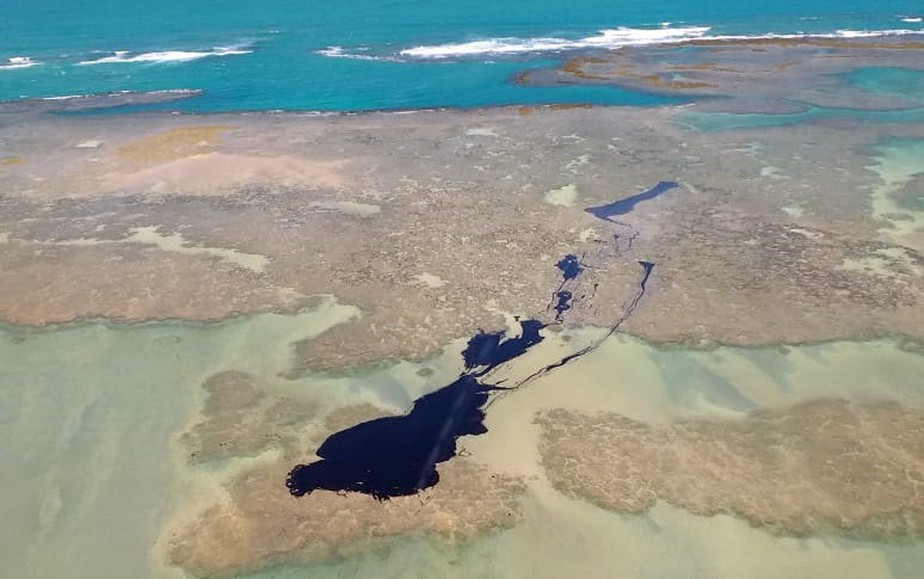
#> input picture aula-bordas-contornos/imagens/petroleo-pernambuco.jpeg, 924 x 579 px
$ jupyter execute bordas-contornos.ipynb   (shell and % lines are left out)   (older library calls are emulated)
#> lines starting #> are read from the running program, lines starting #| are printed output that depends on the picture; after the words box and inside, x2 and y2 are one past the last pixel; in counts of white or black regions, pixels touching at a corner belong together
# Detecção de bordas e contornos

Em 2019 houve uma série de manchas de petróleo nas praias nordestinas, causando um grande impacto nas comunidades e toda uma preocupação de como evitar que casos como esse possam prejudicar comunidades e todo o ecossistema envolvido.

Naquele mesmo ano a NASA organizou um hackathon para desafiar soluções para problemas como este, da qual um grupo do Brasil foi vencedor. [Neste](https://hipsters.tech/hackathons-nasa-e-manchas-de-oleo-hipsters-ponto-tech-178/) episódio do podcast Hipsters.tech tem mais detalhes.

Utilizando ferramentas de visão computacional iremos identificar uma mancha de petróleo de uma imagem de satélite e estimar o seu tamanho como forma de alertar as autoridades para ações mais rápidas, supondo todo um sistema integrado.

Para realizar esta análise, serão utilizando os seguintes conceitos de visão computacional:

1. Espaço de cores
2. Suavização
3. Limiarização
4. Identificação de bordas
5. Identificação de contornos

Circulou na [imprensa](https://g1.globo.com/natureza/desastre-ambiental-petroleo-praias/noticia/2019/10/17/as-possiveis-razoes-da-volta-do-oleo-as-praias-do-nordeste-que-ja-haviam-se-livrado-dele.ghtml) de 2019 imagens como a abaixo, obtidas por satélites para exibir a extensão das manchas e seus potenciais danos na vida marinha.

## Bibliotecas necessárias

Vamos trabalhar com o OpenCV e algumas outras bibliotecas de suporte, como o Numpy para matrizes e o Matplotlib para exibição das imagens.

[cell 1]
import numpy as np
import matplotlib.pyplot as plt
import cv2

#Exibição na mesma tela do Jupyter

Vamos baixar a imagem deste projeto.

[cell 2]
%cd fiap-on-visao-computacional/aula-bordas-contornos

## Pré-processando a imagem

Lendo a imagem originalmente e trabalhando com o espaço de cores para melhor identificar os contornos e bordas.

[cell 3]
imagem = cv2.imread("imagens/petroleo-pernambuco.jpeg")
#> imagem is the input picture: shape (579, 924, 3); mean B, G, R 141.2, 150.8, 143.4
imagem = cv2.cvtColor(imagem, cv2.COLOR_BGR2RGB)

[cell 4]
plt.figure(figsize=(20,10))
plt.imshow(imagem)

Para identificarmos os contornos da mancha, precisamos converter a imagem em escala de cinza.

[cell 5]
imagem_gray = cv2.cvtColor(imagem, cv2.COLOR_RGB2GRAY)
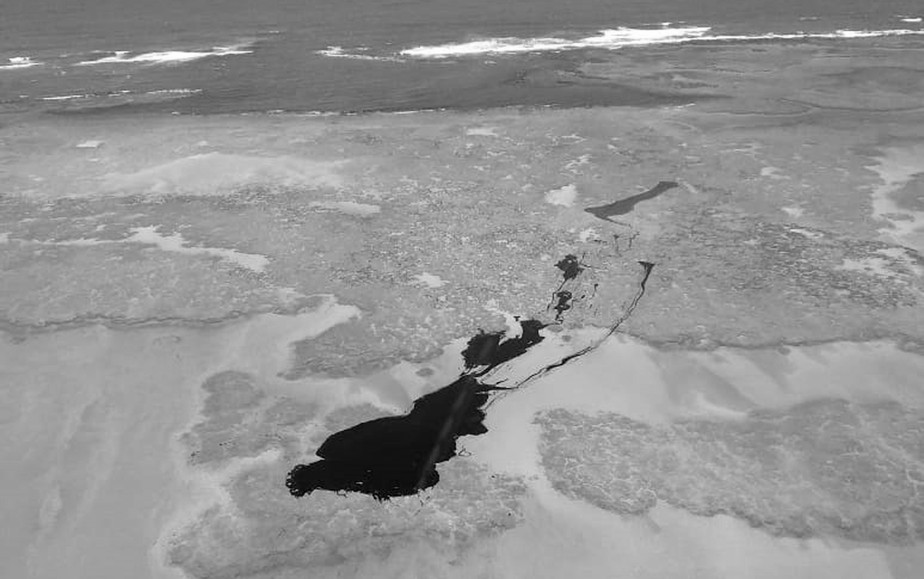
#> imagem_gray: shape (579, 924); min 1, max 255, mean 147.5

plt.figure(figsize=(20, 10))
plt.imshow(imagem_gray, cmap="gray")

Uma técnica que ajuda a remover ruídos da imagem e destacar melhor as bordas é a suavização seguida de limizarização.
Vamos começar limiarizando a imagem.

[cell 6]
imagem_gray_suav = cv2.GaussianBlur(imagem_gray, (19,19), 0)
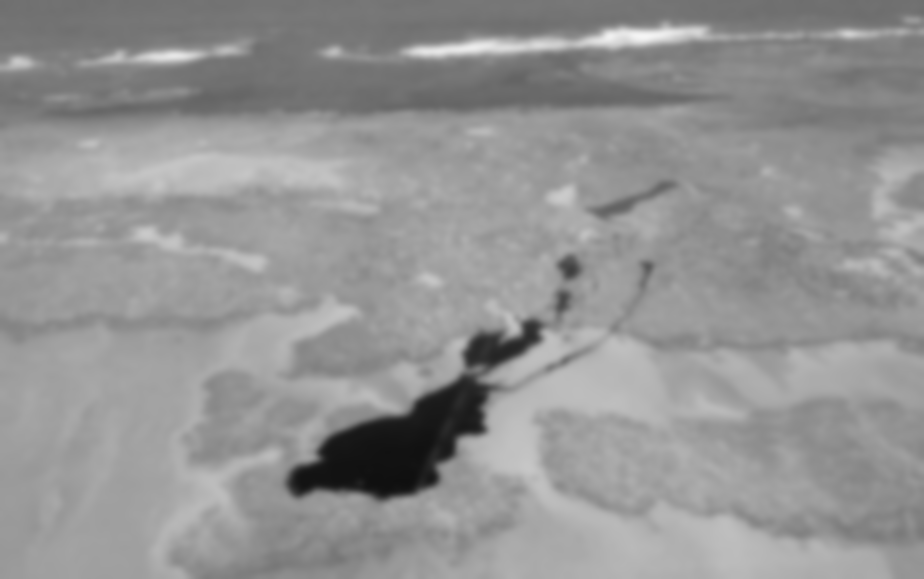
#> imagem_gray_suav: shape (579, 924); min 15, max 245, mean 147.5

plt.figure(figsize=(20, 10))
plt.imshow(imagem_gray_suav, cmap="gray")

Agora, vamos limirizar a imagem na intensidade de pixel de 95, ou seja, tudo que for menor que esse limiar será removido da imagem.

[cell 7]
ret, imagem_gray_lim = cv2.threshold(imagem_gray_suav, 95, 255, cv2.THRESH_BINARY)
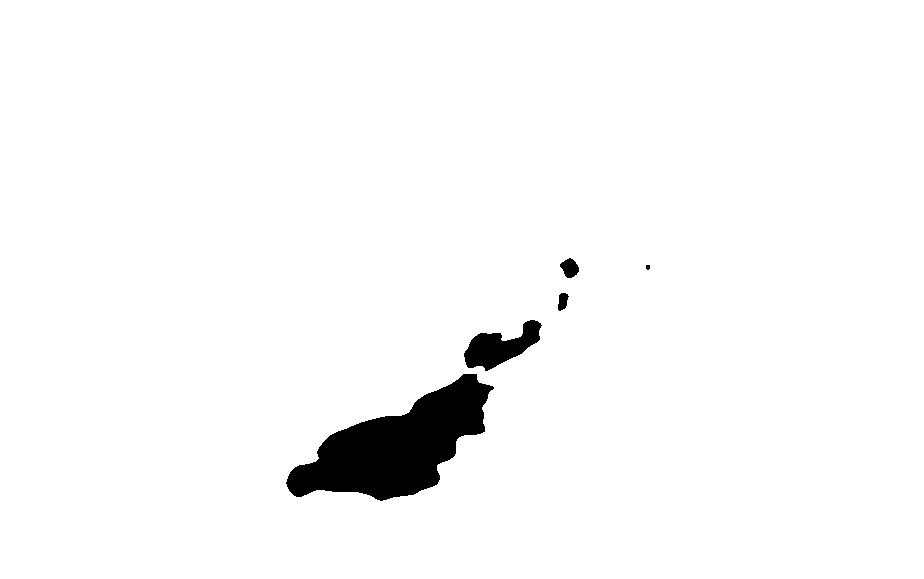
#> imagem_gray_lim: shape (579, 924); 97.1% white; 5 black regions (1 under 20 px), largest, box (x1, y1, x2, y2) and area: (286, 374, 494, 501) 12975, (464, 320, 542, 371) 1953, (560, 258, 579, 278) 254, (558, 293, 569, 311) 139

plt.figure(figsize=(20, 10))
plt.imshow(imagem_gray_lim, cmap="gray")

## Identificando bordas

Nosso próximo passo é encontrar as bordas na imagem limiarizada, a qual está mais clara e pronto para o algoritmo maximizar as detecções.

[cell 8]
imagem_bordas = cv2.Canny(imagem_gray_lim, 1, 100)
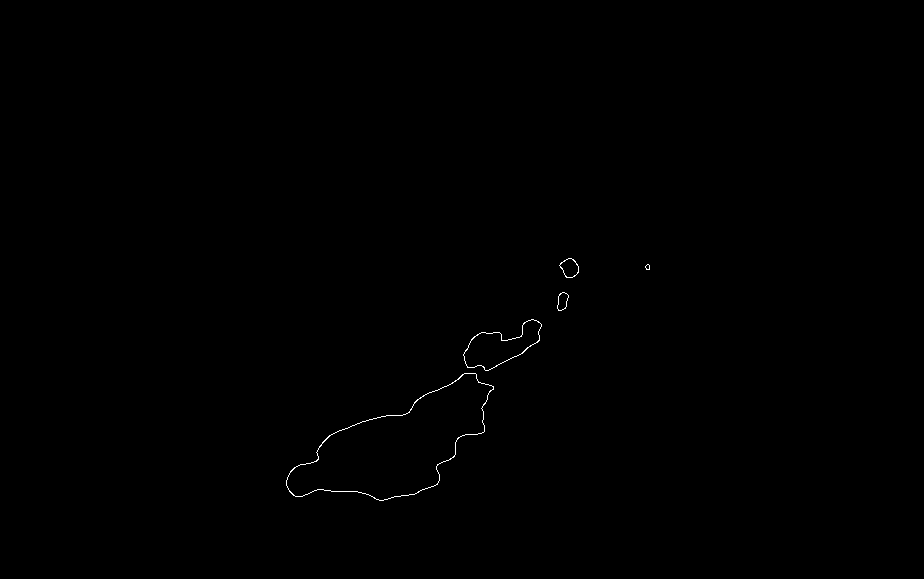
#> imagem_bordas: shape (579, 924); 0.17% white in thin lines or dots, all inside (x1, y1, x2, y2) = (286, 258, 650, 501)

plt.figure(figsize=(20, 20))
plt.imshow(imagem_bordas, cmap="gray")

## Obtendo os contornos

Com as bordas definidas, agora vamos encontrar os contornos a partir delas e também verificar o valor das áreas. Note que como as imagens originais são dadas em pixel o cálculo das áreas são em pixel quadrado. Uma vez que tenhamos a escala da imagem é possível estimar o valor correto da área da mancha.

[cell 9]
_, contornos, _ = cv2.findContours(imagem_bordas, cv2.RETR_EXTERNAL, cv2.CHAIN_APPROX_SIMPLE)
#> contornos = 5 contours, 1 with area under 20; largest, box (x1, y1, x2, y2) and area: (286, 373, 494, 501) 12966, (463, 319, 542, 371) 1975, (559, 258, 579, 278) 254, (557, 292, 569, 311) 142

len(contornos)
#> Out = 5

Encontramos 5 manchas, com o intuito de priorizar podemos verificar o valor das áreas e separar aquelas com maior área para envio de alertas, por exemplo.

[cell 10]
imagem_contorno = imagem.copy()

cv2.drawContours(imagem_contorno, contornos, -1, (0,255,0), 2)
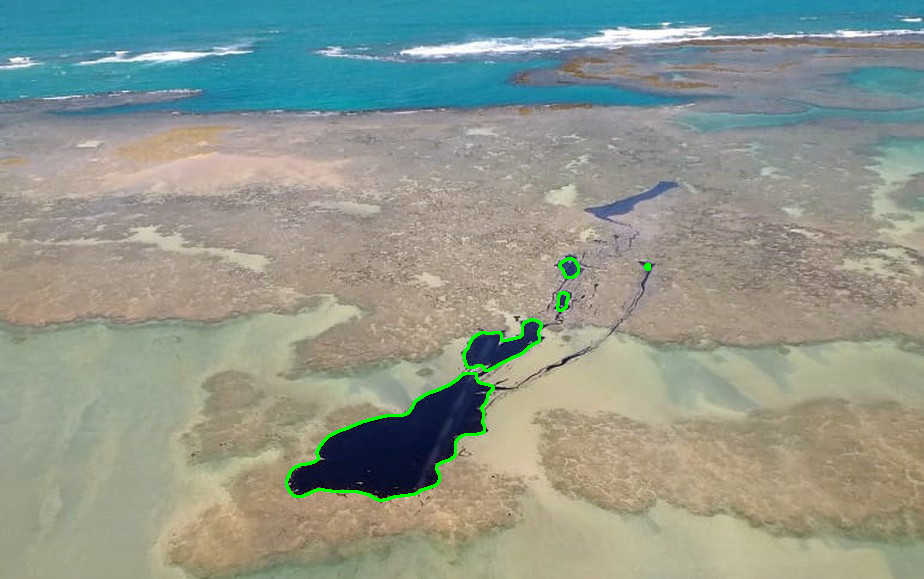
#> imagem_contorno: shape (579, 924, 3); mean R, G, B 142.9, 151.8, 140.6

plt.figure(figsize=(20, 10))
plt.imshow(imagem_contorno)

## Cálculo da área das manchas

Com os contornos somos capazes de calcular a área da mancha e assim excluir áreas muito pequenas que talvez poderiam ser desprezíveis ou ainda priorizar as maiores.

[cell 11]
for idx, contorno in enumerate(contornos):
    area = cv2.contourArea(contorno)
    print("Contorno " + str(idx+1) + ", Área: " + str(area) + " px^2")
#> this loop made 5 passes
#> area on passes 1, 2, 3, 5: 12966, 1975, 141.5, 254
#| Contorno 1, Área: 12966.0 px^2
#| Contorno 2, Área: 1975.0 px^2
#| Contorno 3, Área: 141.5 px^2
#| Contorno 4, Área: 16.0 px^2
#| Contorno 5, Área: 254.0 px^2

Supondo que a imagem em satélite representa uma ampliação da qual 1 pixel equivale a 2 metros, poderíamos calcular a área no sistema métrico. Antes, vamos fazer uma análise dimensional para determinarmos o fator de multiplicação.

Dado a área em pixels quadrados, Apx = px * px = px^2, sendo 1 px = 2 m, Am = 2m * 2m = 4m^2. Com isso, o valor calculado em pixels quadrados pode ser multiplicado por 4 para ser convertido em metros quadrados.

[cell 12]
for idx, contorno in enumerate(contornos):
    area = cv2.contourArea(contorno) * 4
    print("Contorno " + str(idx+1) + ", Área: " + str(area) + " m^2")
#> this loop made 5 passes
#> area on passes 1 to 5: 51864, 7900, 566, 64, 1016
#| Contorno 1, Área: 51864.0 m^2
#| Contorno 2, Área: 7900.0 m^2
#| Contorno 3, Área: 566.0 m^2
#| Contorno 4, Área: 64.0 m^2
#| Contorno 5, Área: 1016.0 m^2
